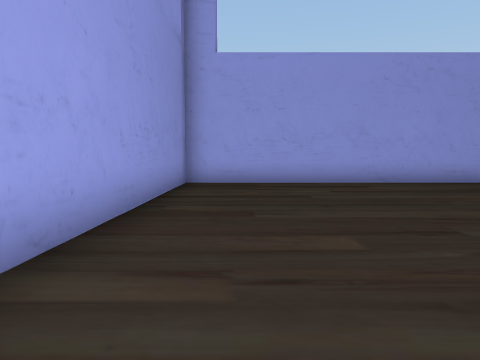
View 1 (above)

17 first-person views from a walk through a 3-D level made in the Unity game engine. The camera is 1.5 m above the floor, tilts 4° down and sees 70° across. The floor is counted in squares, 2 m on a side. Each view is taken from the middle of a square. On the plan, view 1 faces up. The plan holds only what a view shows up to about 11 squares ahead; the rest is blank. Some surface patterns are stand-ins.

View 2
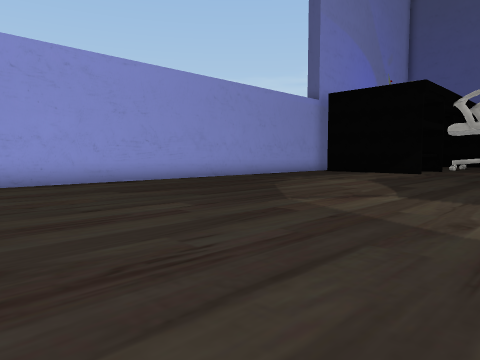

View 3
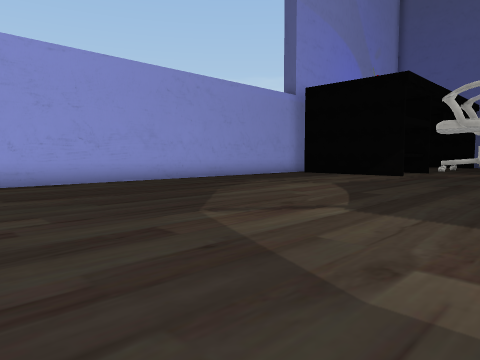

View 4
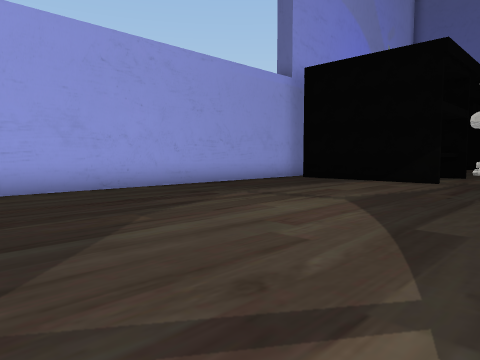

View 5
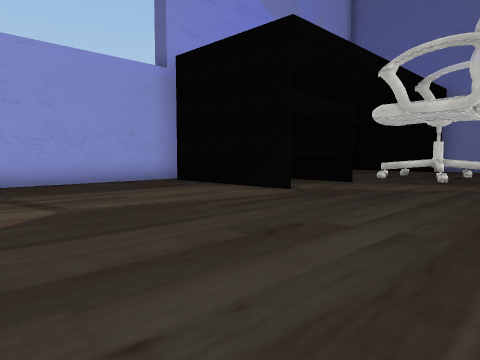

View 6
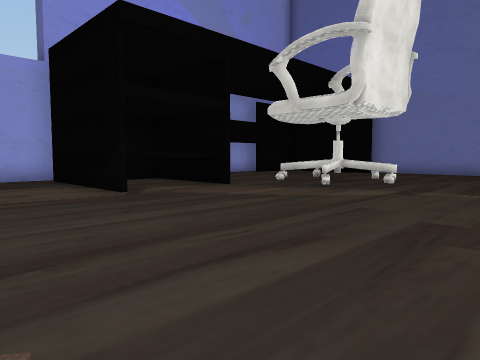

View 7
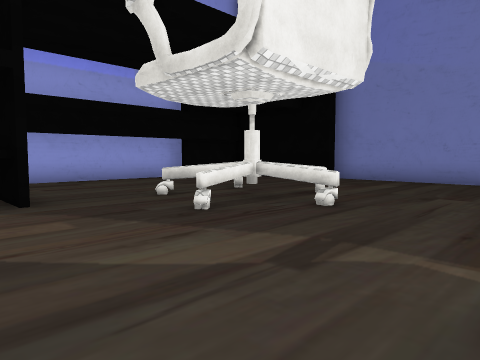

View 8
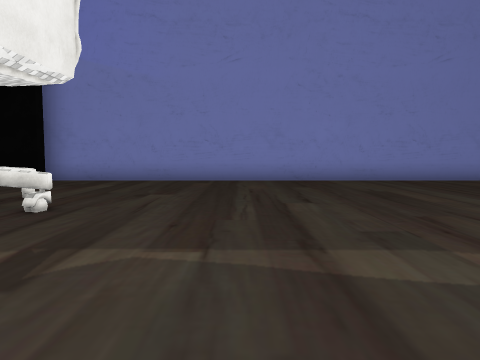

View 9
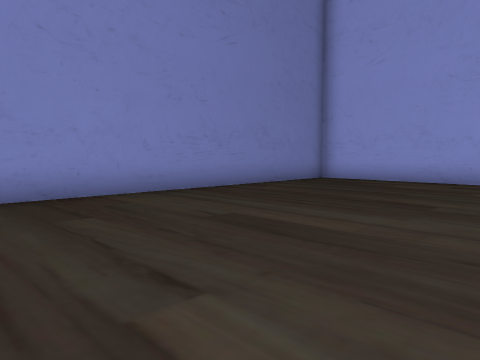

View 10
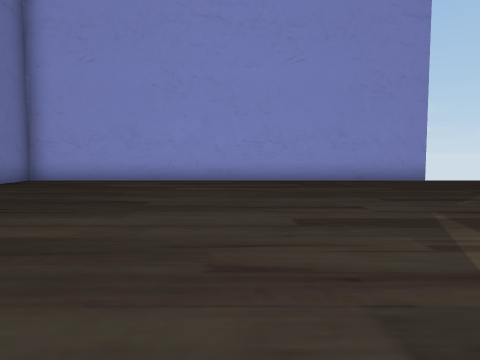

View 11
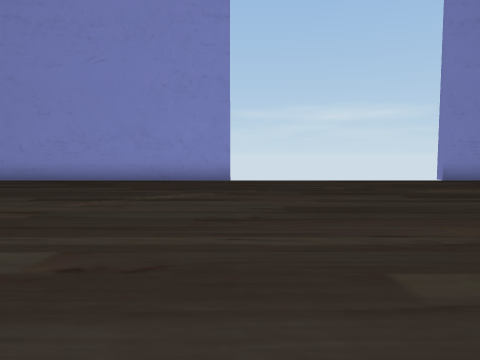

View 12
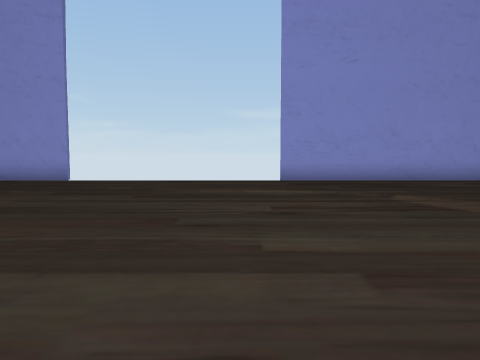

View 13
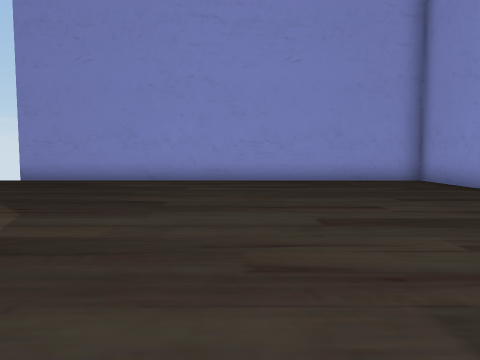

View 14
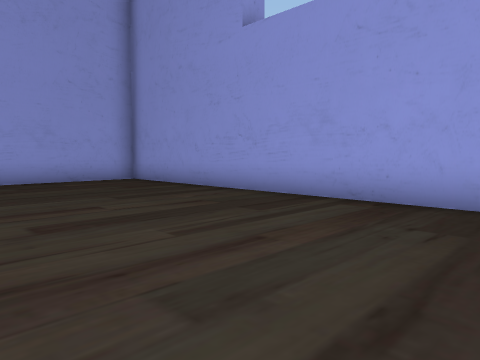

View 15
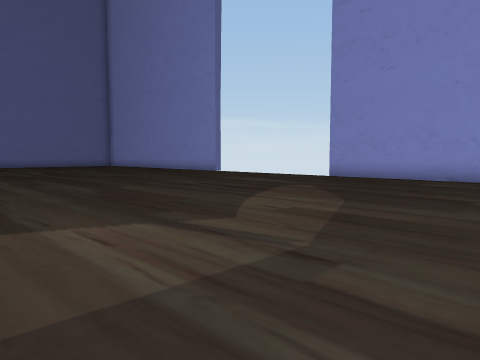

View 16
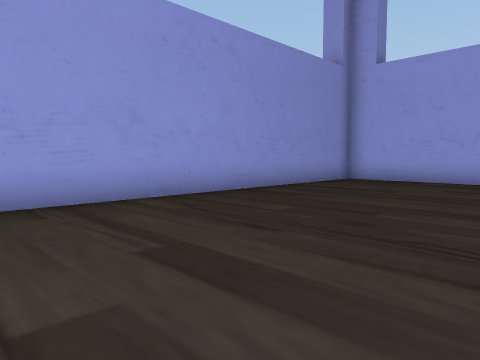

View 17
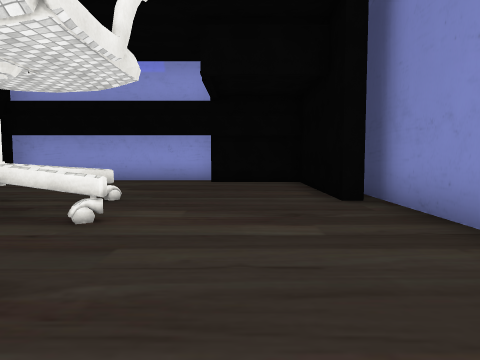

### Floor plan
Points are (right, up) in squares from view 1. A wall is a line through its corners. A room is listed if a view was taken in it or the views show most of it. See-through windows are left out.
Room 1 (views 1, 2, 3, 4, 5, 6, 7, 8, 9, 10, 11, 12, 13, 14, 15, 16, 17)
walls: (23.7, 1.6) (23.7, 3.3); (17.3, -11.5) (29.4, -11.5) (29.4, 5.8); (17.5, 9.6) (-1.5, 9.6) (-1.5, -0.1); (23.7, 3.4) (22.6, 4.9); (25.4, 2.8) (23.8, 3.3) (22.1, 2.8); (24.9, 4.9) (23.9, 3.6); (-1.5, -1.9) (-1.5, -11.5) (10.8, -11.5); (26.1, 9.6) (19.9, 9.6)

Where each view was taken, in squares from view 1:
view 1: 0 up, 0 right, facing up
view 2: 0 up, 2 right, facing up-right
view 3: 0 up, 4 right, facing up-right
view 4: 2 up, 7 right, facing up-right
view 5: 0 up, 11 right, facing up-right
view 6: 2 down, 14 right, facing up-right
view 7: 1 down, 19 right, facing up-right
view 8: 1 down, 19 right, facing right
view 9: 1 down, 23 right, facing down-right
view 10: 1 down, 23 right, facing down
view 11: 1 down, 17 right, facing down
view 12: 1 down, 12 right, facing down
view 13: 1 down, 4 right, facing down
view 14: 1 down, 4 right, facing down-left
view 15: 0 up, 4 right, facing down-right
view 16: 1 down, 4 right, facing up-left
view 17: 1 down, 27 right, facing up
